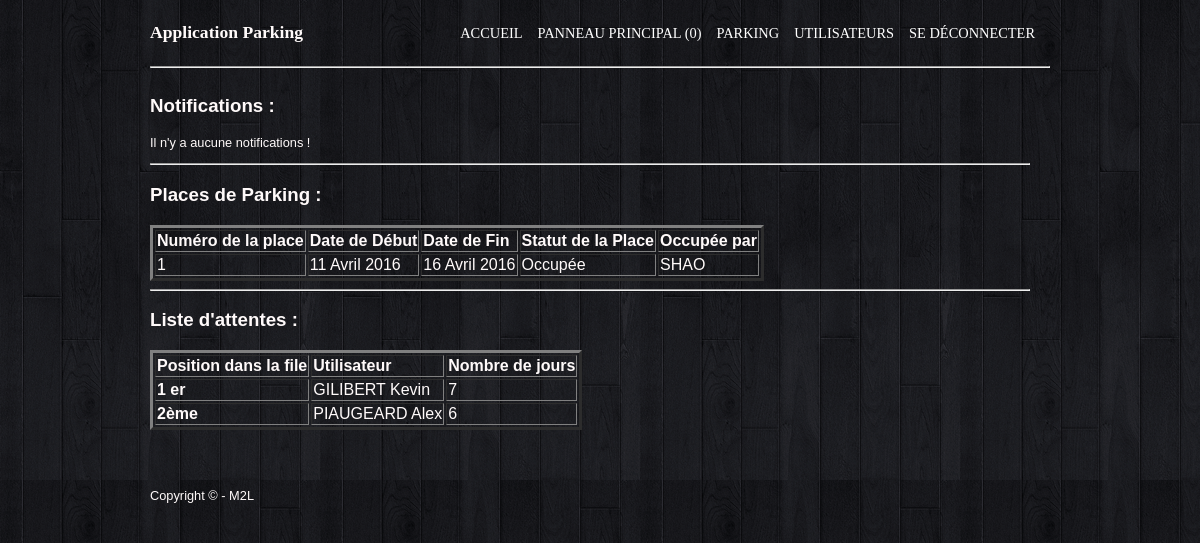
The page /gestion.php (signed in) on the database its author committed.
### tables this page shows
CREATE TABLE IF NOT EXISTS `stationnement` (
  `numplace` int(11) NOT NULL,
  `datedebut` date NOT NULL,
  `echeance` date NOT NULL,
  PRIMARY KEY (`numplace`)
);

CREATE TABLE IF NOT EXISTS `utilisateurs` (
  `numutil` int(5) NOT NULL AUTO_INCREMENT,
  `nomutil` varchar(20) NOT NULL,
  `prenomutil` varchar(20) NOT NULL,
  `email` varchar(40) NOT NULL,
  `motdepasse` varchar(40) NOT NULL,
  `dateinscription` date NOT NULL,
  `admin` tinyint(1) NOT NULL,
  `statut` int(11) NOT NULL,
  PRIMARY KEY (`numutil`)
);

CREATE TABLE IF NOT EXISTS `listedattente` (
  `numliste` int(5) NOT NULL,
  `position` int(2) NOT NULL,
  `duree` int(11) NOT NULL,
  `codeclient` int(5) NOT NULL,
  PRIMARY KEY (`numliste`),
  KEY `codeclient` (`codeclient`)
);

### gestion.php (the view, shortened to what this page needs)
<?php
    require ("inc/config.php");
    require 'functions.php';
?>
<!DOCTYPE html>
<html>
    <head>
        <link rel="stylesheet" type="text/css" href="style.css">
    </head>
    <body>
        <div id="bloc_page">
        <?php require "inc/header.php"; ?>
        <section>
            <article>
                <h3>Notifications : </h3>
                <?php
                                $check = $bdd->query("SELECT COUNT(*) AS nbnotifss FROM notifications");
                                $raisultat = $check->fetch();
                                $raisultat = $raisultat['nbnotifss'];
                    if($raisultat == 0){ echo '<p>Il n\'y a aucune notifications !</p>'; }
                        ?><form action ="gestion.php" method="POST">
                <hr/>
                <h3>Places de Parking : </h3>
                <table border="3">
                    <tr>
                        <th>Numéro de la place</th>
                        <th>Date de Début</th>
                        <th>Date de Fin</th>
                        <th>Statut de la Place</th>
                        <th>Occupée par</th>
                    </tr>
                    <?php
                      $parking = $bdd->query('SELECT * FROM stationnement');
                      while ($places = $parking->fetch())
                      {
                    ?>
                    <tr>
                        <td><?php echo $places['numplace']; ?></td>
                        <td>
                            <?php
                            if($places['datedebut'] == '0000-00-00'){
                                echo "-";
                                }else { date_maker($places['datedebut']); }
                            ?>
                        </td>
                        <td>
                            <?php
                            if($places['echeance'] == '0000-00-00'){
                                echo "-";
                                }else { echo date_maker($places['echeance']); }
                            ?>
                        </td>
                        <?php
                            if(check_pdispo($places['numplace']) == 1){
                                $busy = $bdd->query('SELECT * FROM parking_utilisateurs WHERE numplace = '.$places['numplace']);
                                $busies = $busy->fetch();
                        ?>
                        <td>Occupée</td>
                        <td>
                        <?php
                                $who = $bdd->query('SELECT nomutil FROM utilisateurs WHERE numutil = '.$busies['numuser']);
                                if($who){
                                $whos = $who->fetch();
                                echo $whos['nomutil'];
                                }
                        ?>
                        </td>
                        <?php
                            }else{
                        ?>
                        <td>Libre</td>
                        <td> - </td>
                        <?php
                            }
                        ?>
                    </tr>
                <?php
                 } ?>
            </table>
            <hr/>
            <h3>Liste d'attentes :</h3>
            <table border="3">
                <tr>
                        <th>Position dans la file</th>
                        <th>Utilisateur</th>
                        <th>Nombre de jours</th>
                    </tr>
            <?php
              $attente = $bdd->query('SELECT * FROM listedattente');
              while ($attentes = $attente->fetch())
              {
            ?>
                <tr>
                    <td><strong><?php if($attentes['position'] == 1){echo $attentes['position'].' er';}else echo $attentes['position'].'ème'; ?></strong></td>
                    <td>
                        <?php
                                $who = $bdd->query('SELECT nomutil, prenomutil FROM utilisateurs WHERE numutil = '.$attentes['codeclient']);
                                if($who){
                                $whos = $who->fetch();
                                echo $whos['nomutil'].' '.$whos['prenomutil'];
                                }else { echo "-"; }
                            ?>
                    </td>
                    <td><?php echo $attentes['duree']; ?></td>
                </tr>
            <?php } ?>
            </table>
            </article>
        </section>
        <?php  require "inc/footer.php";?>
        </div>
    </body>
</html>

### inc/header.php
<header>
	<div id="titre_principal">
		<h2><strong>Application Parking</strong></h2>
	</div>
	<?php
	if (isset($_SESSION['numutil']) ){
    ?>
	<nav>
    <ul>
		<li><a href="accueil.php">Accueil</a></li>
		<?php
		if ($_SESSION['admin']==1) {
			$reukette = $bdd->query("SELECT COUNT(*) AS nbnotifss FROM notifications");
			$raisultat = $reukette->fetch();
			$raisultat = $raisultat['nbnotifss'];
			if($raisultat > 0)
			{
				$nbnotif = $raisultat;
			}
			else { $nbnotif = 0; }
		?>
		<li><a href="gestion.php">Panneau principal (<?php echo $nbnotif; ?>)</a></li>
		<li><a href="parking.php">Parking</a></li>
		<li><a href="gestionutil.php">Utilisateurs</a></li>
	    <?php }else{ ?>
	    <li><a href="profil.php">Profil</a></li>
		<li><a href="reservation.php">Réservation</a></li>
		<?php } ?>
		<li><a href="inc/deconnexion.php">Se déconnecter</a></li>
	</ul>
    <?php
    }
	?>
	</nav>
</header>
<hr />

### functions.php (shortened to what this page needs)
<?php
function date_maker($baby){
	$babies = explode("-", $baby);
	$mois = array('Janvier', 'Février', 'Mars', 'Avril', 'Mai', 'Juin',
	'Juillet', 'Août', 'Septembre', 'Octobre', 'Novembre', 'Décembre');
	echo $babies[2].' '.$mois[$babies[1]-1].' '.$babies[0];
}
function check_pdispo($num)
{
	require "inc/config.php";
	$chercher = $bdd->query("SELECT * FROM parking_utilisateurs WHERE numplace = ".$num);
	$chercher->execute();
	if (!($cb = $chercher->fetch())) {
		return 0;
	}
	else{
		return 1;
	}
}
?>

### inc/footer.php
<footer>
	<p>Copyright &copy; - M2L</p>
</footer>

### style.css (style rules this page uses)
body { background: url('img/wallpaper.png'); font-family: 'Trebuchet MS', Arial, sans-serif; color: #FFFAFA; }
#bloc_page { width: 900px; margin: auto; }
section h1, footer h1, nav a { font-family: Dayrom, serif; font-weight: normal; text-transform: uppercase; }
header { display: flex; justify-content: space-between; align-items: flex-end; }
#titre_principal { display: flex; flex-direction: column; }
header h2 { font-family: Dayrom, serif; font-size: 1.1em; margin-top: 0px; font-weight: normal; }
nav ul { list-style-type: none; display: flex; }
nav li { margin-right: 15px; }
nav a { font-size: 0.9em; color: #FFFFFF; padding-bottom: 3px; text-decoration: none; }
section { display: flex; margin-bottom: 20px; }
article, aside { text-align: justify; }
article { margin-right: 20px; flex: 3; }
article p { font-size: 0.8em; }
footer { display: flex; background: url('images/ico_top.png') no-repeat top center, url('images/separateur.png') repeat-x top, url('images/ombre.png') repeat-x top; padding-top: 25px; }
footer p, footer ul { font-size: 0.8em; }
a { color: silver; }

### rows shown on the page
stationnement: numplace "1", datedebut "11 16", datedebut "Avril Avril", datedebut "2016 2016", utilisateurs.nomutil "SHAO"
listedattente: position "1", codeclient.nomutil "GILIBERT", codeclient.prenomutil "Kevin", duree "7"
listedattente: position "2", codeclient.nomutil "PIAUGEARD", codeclient.prenomutil "Alex", duree "6"

### other values the page prints
$nbnotif "0"
